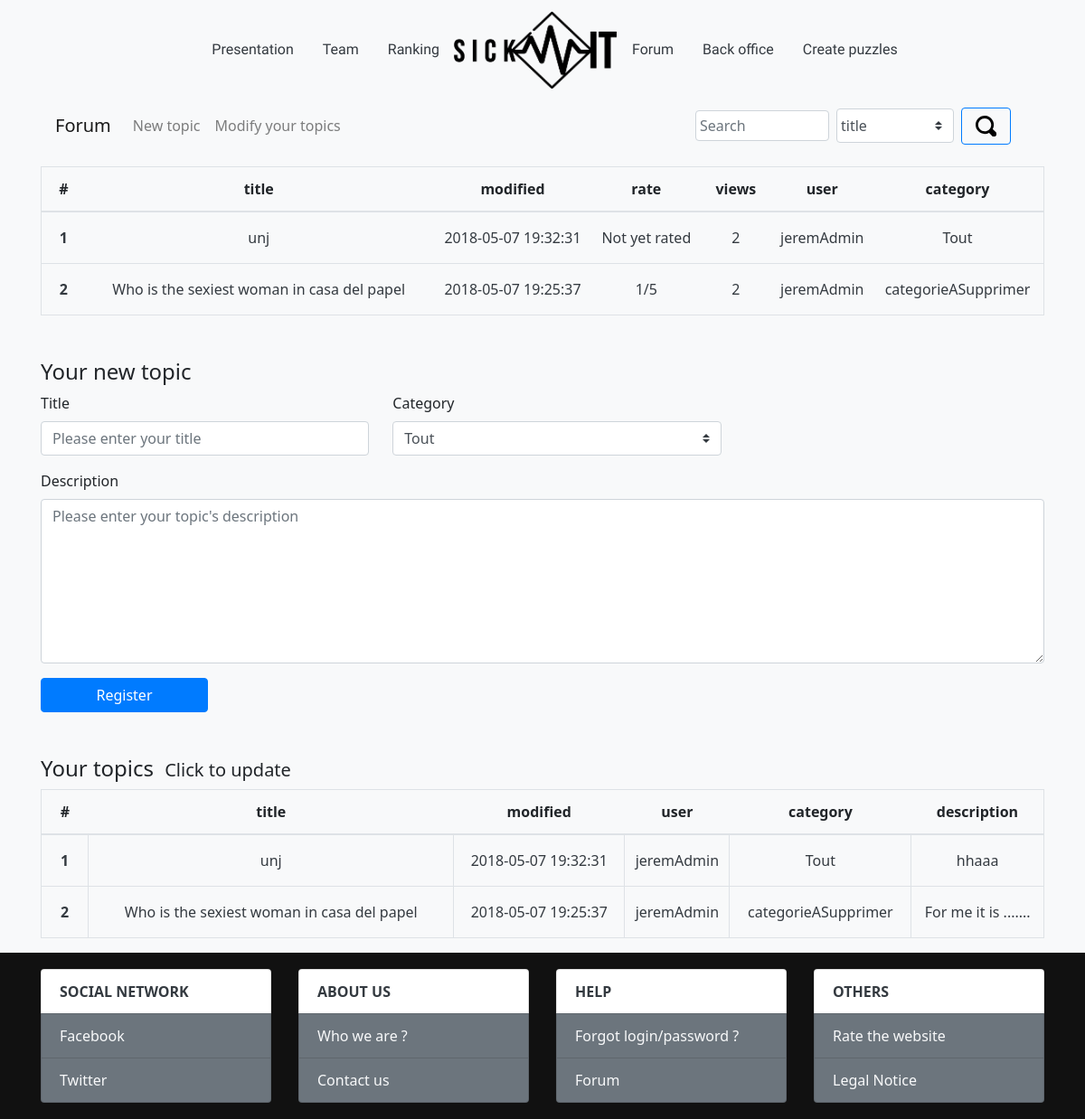
The page /index.php?action=forum (signed in) on the database its author committed.
### tables this page shows
CREATE TABLE IF NOT EXISTS `subject` (
  `id` int(11) NOT NULL AUTO_INCREMENT,
  `title` varchar(50) DEFAULT NULL,
  `description` mediumtext,
  `created` datetime DEFAULT NULL,
  `modified` datetime DEFAULT NULL,
  `rate` float DEFAULT NULL,
  `views` int(11) NOT NULL DEFAULT '0',
  `idUser` int(11) DEFAULT NULL,
  `idCategory` int(11) DEFAULT NULL,
  PRIMARY KEY (`id`),
  KEY `fk_category` (`idCategory`) USING BTREE,
  KEY `fk_user` (`idUser`) USING BTREE
);

CREATE TABLE IF NOT EXISTS `user` (
  `id` int(11) NOT NULL AUTO_INCREMENT,
  `login` varchar(80) DEFAULT NULL,
  `email` varchar(120) DEFAULT NULL,
  `password` text,
  `points` int(11) NOT NULL DEFAULT '0',
  `created` date DEFAULT NULL,
  `markSite` int(11) DEFAULT NULL,
  `noticeSite` text,
  `time` datetime DEFAULT NULL,
  `creatorMode` tinyint(1) DEFAULT NULL,
  `administrator` tinyint(1) DEFAULT NULL,
  `ban` datetime DEFAULT NULL,
  `test` int(11) DEFAULT NULL,
  `confirmKey` varchar(255) DEFAULT NULL,
  `confirm` int(11) DEFAULT NULL,
  PRIMARY KEY (`id`),
  UNIQUE KEY `email` (`email`)
);

CREATE TABLE IF NOT EXISTS `category` (
  `id` int(11) NOT NULL AUTO_INCREMENT,
  `name` varchar(50) DEFAULT NULL,
  `idUser` int(11) DEFAULT NULL,
  `priority` int(11) DEFAULT NULL,
  PRIMARY KEY (`id`),
  UNIQUE KEY `nameCategory` (`name`) USING BTREE,
  KEY `fk_user` (`idUser`) USING BTREE
);

### controller/forum/forumPrepare.php (called while the page is built, shortened)
<?php
$infoCategory = getInfosCategory();
$preciseInfosSubject = selectTopicsListWithoutFKeys();
$infosUserSubject = selectInfosTopicOfUser($_SESSION['idUser']);
require_once('view/forum/forumView.php');

### model/forumModel.php (called while the page is built, shortened)
<?php
function getInfosCategory(){
	$db = dbConnect();
	$infosCategory = $db->prepare('SELECT id,name, priority FROM category');
	$infosCategory->execute();
	return $infosCategory;
}
function selectTopicsListWithoutFKeys() {
	$db = dbConnect();
	$reqListTopics = $db->query('SELECT subject.id as id, subject.title as title, subject.modified as modified, subject.rate as rate, subject.views as views, user.login as user, category.name as category FROM subject, user, category WHERE subject.idUser = user.id AND subject.idCategory = category.id');
	$selectListTopicsNoFKeys = $reqListTopics->fetchAll(PDO::FETCH_ASSOC);
	return $selectListTopicsNoFKeys;
}
function selectInfosTopicOfUser($id) {
	$db = dbConnect();
	$reqAllInfos = $db->prepare('SELECT subject.id, subject.title, subject.modified, user.login as user, category.name as category, subject.description FROM subject, user, category WHERE subject.idUser = user.id AND user.id = :id AND category.id = subject.idCategory');
	$reqAllInfos->execute(['id' => $id]);
	$selectAllInfos = $reqAllInfos->fetchAll(PDO::FETCH_ASSOC);
	return $selectAllInfos;
}

### view/forum/forumUserSubjectView.php (the view, shortened to what this page needs)
<section class="container mt-5" id="tableUserSubject">
	<h4 class="d-inline mr-2">Your topics</h4>
	<h5 class="d-inline">Click to update</h5>
	<table class="table table-hover mt-2">
	  <thead>
	    <tr value="fieldsSubject" class="border">
			<th scope="col" class="text-center">#</th>
			<?php showFieldsUserSubject($infosUserSubject) ?>
	    </tr>
	  </thead>
	  <tbody data-link="row" class="rowlink border">
	  	<?php showLignsUserSubject($infosUserSubject) ?>
	  </tbody>
	</table>
</section>
<?php
function showFieldsUserSubject($doubleArraySubject){
	if(isset($doubleArraySubject) && !empty($doubleArraySubject)) {
		foreach($doubleArraySubject[0] as $key => $value){
			if ($key !== 'id'){
				?><th scope="col" class="text-center"><?= $key;?></th><?php
			}
		}
	}
}
function showLignsUserSubject($doubleArraySubject){
	if(isset($doubleArraySubject) && !empty($doubleArraySubject)) {
		for($i = 0; $i < count($doubleArraySubject); $i++){
			$idSubject = $doubleArraySubject[$i]['id']; ?>
			<tr>
				<th scope="row" class="p-0"><a href='#newSubject' onclick='changeFormSubject(<?=$idSubject;?>)' class="d-block m-0 p-3 text-dark text-center" style="text-decoration:none" value=<?=$idSubject;?>><?= $i + 1;?></a></th>
			<?php
				foreach ($doubleArraySubject[$i] as $key => $value){
					if ($key != 'id'){
						if ($key === 'mark'){
							if($value == NULL) {
								$showValue = 'Pas de note';
							} else {
								$showValue = $value . '/5';
							}
						} else {
							$showValue = $value;
						}
						?>
							<td class="p-0 m-0 align-middle border"><a href='#newSubject' onclick='changeFormSubject(<?=$idSubject;?>)' class="d-block m-0 p-0 text-dark text-center" style="text-decoration:none" value=<?=$idSubject;?>><?= $showValue; ?></a></td>
						<?php
					}
				}
				?>
			</tr>
			<?php
		}
	}
}

### index.php (shortened to what this page needs)
<?php
require_once('controller/forum/forumControl.php');
try {
	if(isset($_GET['action']) || !empty($_GET['action'])){
		if($_GET['action'] == 'users'){
			users();
		}elseif($_GET['action'] == 'game'){
			game();
		}elseif($_GET['action'] == 'backoffice'){
			backoffice();
		}elseif ($_GET['action'] == 'forum') {
			forum();
		}elseif ($_GET['action'] == 'other') {
			other();
		}else {
			throw new Exception('Problem, there is not action like that. <a href=index.php>Return to the home page</a>');
		}
	}else{
		homePage();
	}
}
catch(Exception $e){
	$errorMessage = $e->getMessage();
	require('view/errorView.php');
}

### controller/forum/forumControl.php (shortened to what this page needs)
<?php
require_once('model/forumModel.php');
function forum(){
	if(isset($_SESSION['idUser'])) {
		if(!empty($_GET['direction'])) {
			if($_GET['direction'] == 'verification'){
				require_once('controller/forum/verifForum.php');
				require_once('controller/forum/forumPrepare.php');
			} elseif ($_GET['direction'] == 'subject') {
				require_once('controller/forum/topic/subjectPrepare.php');
			} else {
				throw new Exception("There is a problem with the forum direction. Stop trying a nonexistent direction. <a href=index.php>Return to the home page</a>");
			}
		} else {
			require_once('controller/forum/forumPrepare.php');
		}
	} else {
			throw new Exception("You have to connect to access the forum. <a href='index.php?action=users&amp;direction=connection'>Connect</a>");
	}
}

### view/forum/forumView.php (shortened to what this page needs)
<main>
	<?php require_once('view/forum/forumBarNavView.php'); ?>
	<?php require_once('view/forum/forumListSubjectView.php'); ?>
	<?php require_once('view/forum/forumNewSubject.php'); ?>
	<?php require_once(__DIR__.'/forumUserSubjectView.php'); ?>
</main>
<?php $content = ob_get_clean(); ?>
<?php require_once('view/forum/template.php');

### view/forum/forumBarNavView.php (shortened to what this page needs)
<section class="container">
	<nav class="navbar navbar-expand-lg navbar-light bg-light" id="navBarForum">
	  <a class="navbar-brand" href="#">Forum</a>
	  <div class="collapse navbar-collapse" id="navbarSupportedContent">
	    <ul class="navbar-nav mr-auto">
	      	<li class="nav-item">
	        	<a class="nav-link" href="#newSubject">New topic<span class="sr-only"></span></a>
	     	 </li>
	     	 <li class="nav-item">
	        	<a class="nav-link" href="#tableUserSubject">Modify your topics</a>
	      </li>
	    </ul>
	    <div class="form-inline my-2 my-lg-0">
	     	<input class="form-control mr-sm-2 h-60 p-1" name="search" placeholder="Search" style="width: 40%;">
	      	<?php selectFields($fieldsTopic); ?>
			<button class="btn btn-outline-primary my-2 my-sm-0 h-25 p-1" style="width: 15%;" type="button" id="searchNav">
				<img src="public/image/forum/magnifying_glass.svg" class="w-50 pt-1 pb-1">
			</button>
	    </div>
	  </div>
	</nav>
</section>
<?php
function selectFields($names){
	?>
	<select class="form-control custom-select mr-sm-2 h-60 p-1" style="width: 35%" name='fields'><?php
	foreach($names as $key => $value) {
		?><option value=<?= $key;?>><?= $value; ?></option><?php
	}
	?></select><?php
}

### view/forum/forumListSubjectView.php (shortened to what this page needs)
<section class="container mt-3">
	<table class="table table-hover border" id="tableSubject">
	  <thead>
	    <tr class="text-center">
			<th scope="col">#</th>
			<?php showFieldsSubject($preciseInfosSubject) ?>
	    </tr>
	  </thead>
	  <tbody data-link="row" class="rowlink text-center">
	  	<?php showLignsSubject($preciseInfosSubject) ?>
	  </tbody>
	</table>
</section>
<?php
function showFieldsSubject($doubleArraySubject){
	foreach($doubleArraySubject[0] as $key => $value){
		if ($key !== 'id'){
			?><th scope="co text-center">
				<?= $key;?>
			</th><?php
		}
	}
}
function showLignsSubject($doubleArraySubject){
	for($i = 0; $i < count($doubleArraySubject); $i++){
		$idSubject = $doubleArraySubject[$i]['id'];
		?>
		<tr>
			<th scope="row" class="p-3 text-center"><a href='index.php?action=forum&amp;direction=subject&amp;id=<?=$idSubject ?>' class="d-block m-0 p-0 text-dark" style="text-decoration:none"><?= $i + 1;?></a></th>
		<?php
			foreach ($doubleArraySubject[$i] as $key => $value){
				if ($key != 'id'){
					$showValue = conditionsRateShowValue($key, $value);
					?>
						<td class="p-0 align-middle"><a href='index.php?action=forum&amp;direction=subject&amp;id=<?=$idSubject ?>' class="d-block m-0 p-0 text-dark" style="text-decoration:none"><?= $showValue; ?></a></td>
					<?php
				}
			}
			?>
		</tr>
		<?php
	}
}
function conditionsRateShowValue($field, $fieldValue) {
	$contentValue = '';
	if($field === 'rate') {
		if($fieldValue == NULL) {
			$contentValue = 'Not yet rated';
		} else {
			$contentValue = $fieldValue . '/5';
		}
	} else {
		$contentValue = $fieldValue;
	}
	return $contentValue;
}

### view/forum/forumNewSubject.php (shortened to what this page needs)
<section id="newSubject" class="container mt-5">
	<h4>Your new topic</h4>
	<form method="post" action="index.php?action=forum&amp;direction=verification" onsubmit="return validSubjectFields()">
		<div class="form-row">
			<div class="form-group col-md-4 mb-3 mr-3">
				<label for="title">Title</label>
				<input type="text" class="form-control" id="title" name="title" placeholder="Please enter your title" required>
			</div>
			<div class="form-group col-md-4 mb-3">
				<label for="category">Category</label>
				<?php selectNewTopicCategory($namesCategory)?>
			</div>
		</div>
		<div class="form-group">
			<label for="description">Description</label>
			<textarea class="form-control" id="description" rows="7" name="description" placeholder="Please enter your topic's description" required></textarea>
		</div>
		<div class="form-group" id="topicButton">
			<button type="submit" class="btn btn-primary col-3 col-sm-3 col-md-2 col-lg-2">Register</button>
		</div>
	</form>
</section>
<?php
function selectNewTopicCategory($names){
	?>
	<select class="form-control custom-select mr-sm-2" id="category" name='category'><?php
	foreach ($names as $key => $value) {
		?><option value=<?= $key;?>><?= $value; ?></option><?php
	}
	?></select><?php
}
	?>

### view/forum/template.php (shortened to what this page needs)
<!DOCTYPE html>
<html>
<head>
    <link rel="stylesheet" href="https://maxcdn.bootstrapcdn.com/bootstrap/4.0.0/css/bootstrap.min.css">
	<link rel="stylesheet" type="text/css" href="public/css/projetStyle.css">
	<link rel="stylesheet" type="text/css" href="public/css/forumStyle.css">
</head>
<body class="bg-light">
	<?php require("header.php");?>
	<?= $content ?>
	<?php require("view/footer.php"); ?>
</body>
</html>

### view/forum/header.php (shortened to what this page needs)
<header>
	<nav class="navbar navbar-inverse justify-content-center row bg-light " >
		<ul class="nav justify-content-end row col col-lg-4" >
				<li class="nav-item"><a class="nav-link active text-dark" href="index.php?action=other&amp;direction=presentation">Presentation</a></li>
				<li class="nav-item"><a class="nav-link active text-dark" href="index.php?action=other&amp;direction=team">Team</a></li>
				<li class="nav-item"><a class="nav-link active text-dark" href="index.php?action=other&amp;direction=ranking">Ranking</a></li>
		</ul>
		<a class="navbar-brand" href="index.php">
			<img src="public/image/logo.png" alt="Logo" style="width: 180px">
		</a>
		<ul class="nav row col col-lg-4">
			<li class="nav-item"><a class="nav-link active text-dark" href="index.php?action=forum">Forum</a></li>
		<?php headerLinksChoices()?>
            <li class="nav-item"><a class="nav-link active text-dark" href="index.php?action=game&amp;direction=create">Create puzzles</a></li>
        </ul>
	</nav>
</header>
<?php
function headerLinksChoices(){
	if (isset($_SESSION['admin'])) {
		if($_SESSION['admin'] == 1){
			headerAdmin();
		}else{
			headerUser();
		}
	}else{
		headerNoneConnect();
	}
}
function headerAdmin(){
	?>
		<li class="nav-item">
			<a class="nav-link active text-dark" href="index.php?action=backoffice">Back office</a>
		</li>
	<?php
}
	?>

### view/footer.php
<footer class="containeur-fluid">
	<div class="container">
		<div class="row">
		    <div class="containeur-fluid col-sm-5 col-md-3">
		        <ul class="list-group">
		            <li href="#" class="text-dark list-group-item list-group-item-action font-weight-bold align-items-start ">SOCIAL NETWORK</li>
		            <a href="#" class="list-group-item list-group-item-dark text-light bg-secondary">Facebook</a>
		            <a href="#" class="list-group-item list-group-item-dark text-light bg-secondary">Twitter</a>
		        </ul>
		    </div>
		    <div class="containeur-fluid col-sm-5 col-md-3">
		        <ul class="list-group">
		        	<li href="#" class="text-dark list-group-item list-group-item-action font-weight-bold align-items-start ">ABOUT US</li>
		            <a href="index.php?action=other&amp;direction=team" class="list-group-item list-group-item-dark text-light bg-secondary">Who we are ?</a>
		            <a href="#" class="list-group-item list-group-item-dark text-light bg-secondary">Contact us</a>
		        </ul>
		    </div>
		        <div class="containeur-fluid col-sm-5 col-md-3">
		        <ul class="list-group">
		            <li href="#" class="text-dark list-group-item list-group-item-action font-weight-bold align-items-start ">HELP</li>
		            <a href="#" class="list-group-item list-group-item-dark text-light bg-secondary">Forgot login/password ?</a>
		            <a href="index.php?action=forum" class="list-group-item list-group-item-dark text-light bg-secondary">Forum</a>
		        </ul>
		    </div>
		        <div class="containeur-fluid col-sm-5 col-md-3">
		        <ul class="list-group">
		            <li href="#" class=" text-dark list-group-item list-group-item-action font-weight-bold align-items-start ">OTHERS</li>
		            <a href="index.php?action=forum&direction=subject&id=44" class="list-group-item list-group-item-dark text-light bg-secondary">Rate the website</a>
		            <a href="#" class="list-group-item list-group-item-dark  text-light bg-secondary">Legal Notice</a>
		        </ul>
		    </div>
	    </div>
	</div>
</footer>

### public/css/projetStyle.css (style rules this page uses)
body { font-family:"Segoe UI",Roboto,"Helvetica Neue",Arial,sans-serif; font-size: 1rem; }
main { min-height: 580px; }
a:link { text-decoration: none; }
footer .active,header nav li, h3 { font-family: 'Candal', sans-serif; }
button { width: 100%; background-color: rgba(0,0,0,0); color: white; }
footer { padding: 1.5%; background-color: #111111; }

### public/css/forumStyle.css (style rules this page uses)
a { text-decoration: none; }

### rows shown on the page
subject: title "unj", modified "2018-05-07 19:32:31", rate "Not yet rated", views "2", idUser.login "jeremAdmin", idCategory.name "Tout", $idSubject 36 (drawn), description "hhaaa"
subject: title "Who is the sexiest woman in casa del papel", modified "2018-05-07 19:25:37", rate "1/5", views "2", idUser.login "jeremAdmin", idCategory.name "categorieASupprimer", $idSubject 37 (drawn), description "For me it is ......."

### other values the page prints
$key "title"
$key "modified"
$key "rate"
$key "views"
$key "user"
$key "category"
$key "description"
form field fields "title"
form field category "Tout"
